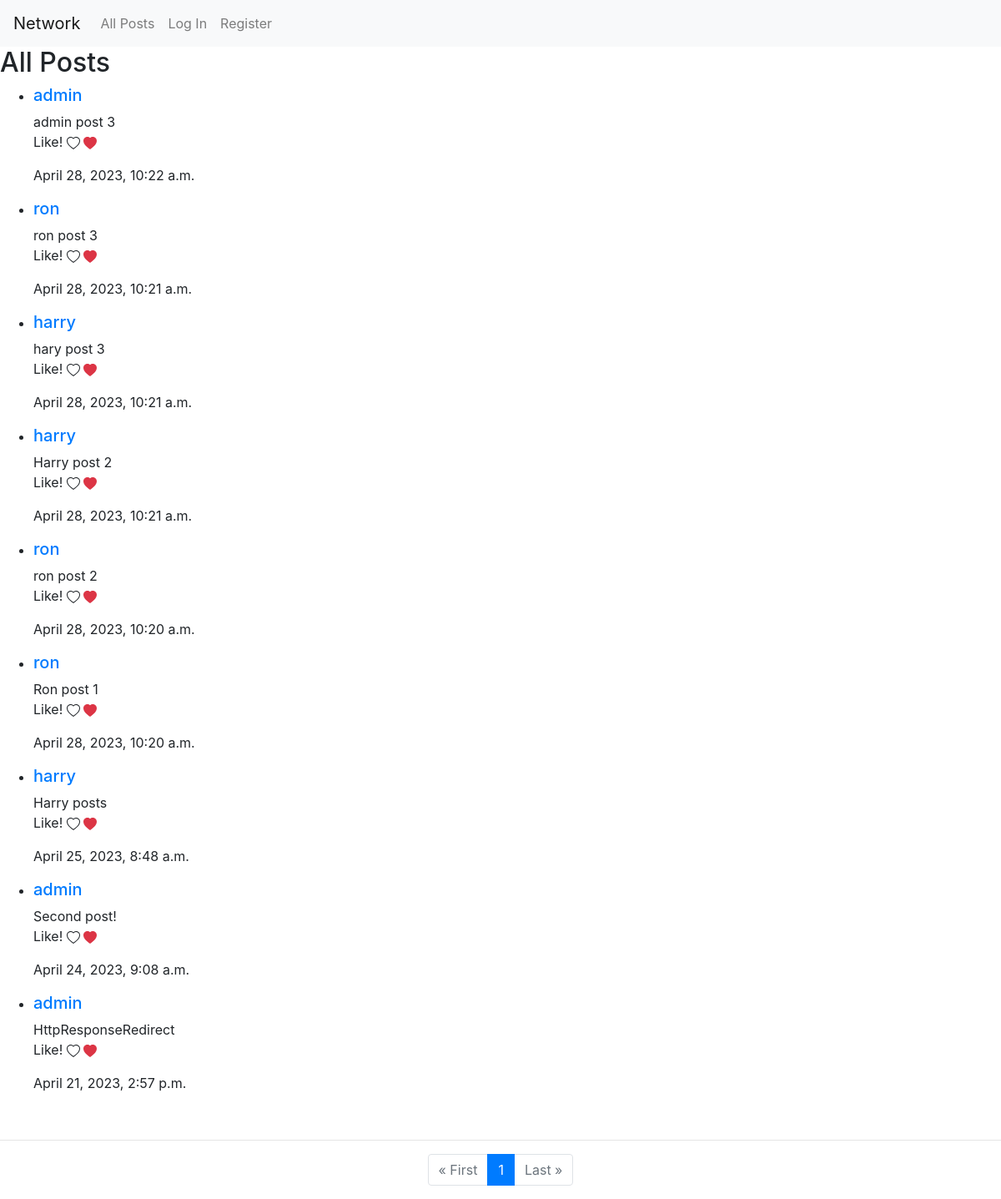
The app's page /, older data.
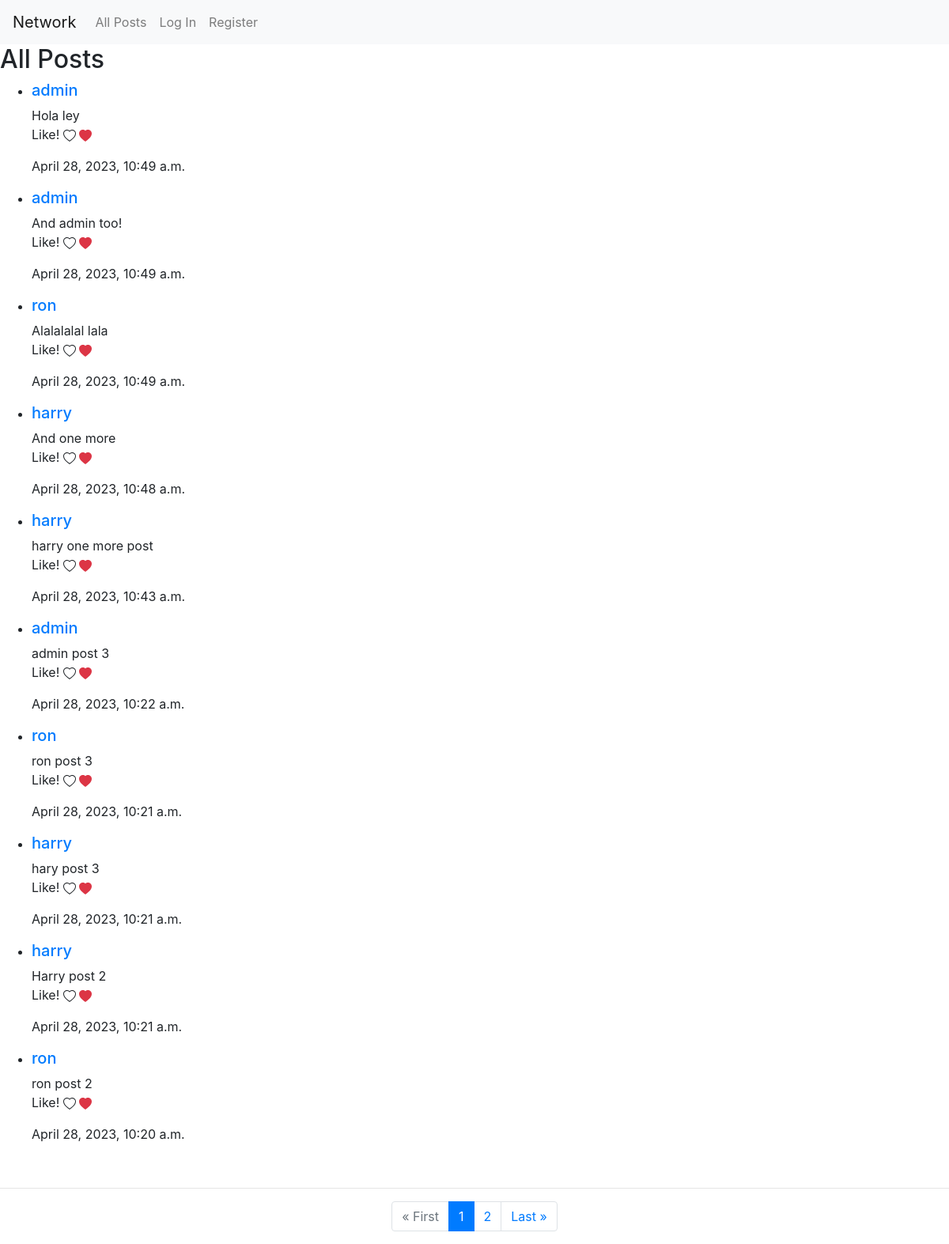
The same page, newer data.
### network/models.py (models this page shows, shortened)
class Post(models.Model):
    author = models.ForeignKey(User, on_delete=models.CASCADE, related_name="posts")
    content = models.CharField(max_length=150)
    date = models.DateTimeField(auto_now_add=True)

class User(AbstractUser):
    pass

### network/views.py (the view)
# urls.py: path("", views.index, name="index"),
def index(request):
    if request.method == "POST":
        form = PostForm(request.POST)
        if form.is_valid():
            new_post = form.save(commit=False)
            new_post.author = request.user
            new_post.save()
            return HttpResponseRedirect(reverse("index"))
    else:
        post_form = PostForm()
        posts = Post.objects.all().order_by("-date")
        paginator = Paginator(posts, 10)
        page_number = request.GET.get('page')
        print(page_number)
        page_obj = paginator.get_page(page_number)
        return render(request, "network/index.html", {
            "posts": posts,
             "page_obj": page_obj,
            "form": post_form
    })

### network/templates/network/index.html (shortened to what this page needs)
{% extends "network/layout.html" %}
{% block body %}
    <div class="AllPosts">
        <h2>All Posts</h2>
        <ul>
            {% for post in page_obj %}
                <li>
                    <h5><a href="{% url 'profile' user_id=post.author.id %}">{{ post.author }}</a></h5>
                    <div id="content_{{ post.id }}">{{ post.content }}</div>
                    <p>Like!
                        <span>
                        </span>
                        <span class="text-danger">
                            <svg xmlns="http://www.w3.org/2000/svg" width="16" height="16" fill="currentColor" class="bi bi-heart-fill" viewBox="0 0 16 16">
                                <path fill-rule="evenodd" d="M8 1.314C12.438-3.248 23.534 4.735 8 15-7.534 4.736 3.562-3.248 8 1.314z"/>
                              </svg>
                        </span>
                    </p>
                    <p>{{ post.date }}</p>
                </li>
            {% empty %}
                <p>There are no posts yet!</p>
            {% endfor %}
        </ul>
    </div>
    <br/><hr/>
<nav aria-label="Page navigation example">
    <ul class="pagination justify-content-center">
        {% if page_obj.has_previous %}
            <li class="page-item">
                <a class="page-link" href="?page=1">
                    &laquo; First
                </a>
            </li>
            <li class="page-item">
                <a class="page-link" href="?page={{ page_obj.previous_page_number }}">
                    {{ page_obj.previous_page_number }}
                </a>
            </li>
        {% else %}
            <li class="page-item disabled">
                <span class="page-link">
                    &laquo; First
                </span>
            </li>
        {% endif %}
        <li class="page-item active" aria-current="page">
            <span class="page-link">
                {{ page_obj.number }}
            </span>
        </li>
        {% if page_obj.has_next %}
            <li class="page-item">
                <a class="page-link" href="?page={{ page_obj.next_page_number }}">
                    {{ page_obj.next_page_number }}
                </a>
            </li>
            <li class="page-item">
                <a class="page-link" href="?page={{ page_obj.paginator.num_pages }}">
                    Last &raquo;
                </a>
            </li>
        {% else %}
            <li class="page-item disabled">
                <span class="page-link">
                    Last &raquo;
                </span>
            </li>
        {% endif %}
    </ul>
</nav>
{% endblock %}

Row changes from the older to the newer data that the page shows:
no longer on this page (row unchanged): Post: author "ron", content "Ron post 1", date "April 28, 2023, 10:20 a.m."
no longer on this page (row unchanged): Post: author "harry", content "Harry posts", date "April 25, 2023, 8:48 a.m."
no longer on this page (row unchanged): Post: author "admin", content "Second post!", date "April 24, 2023, 9:08 a.m."
no longer on this page (row unchanged): Post: author "admin", content "HttpResponseRedirect", date "April 21, 2023, 2:57 p.m."
added Post: author "admin", content "Hola ley", date "April 28, 2023, 10:49 a.m."
added Post: author "admin", content "And admin too!", date "April 28, 2023, 10:49 a.m."
added Post: author "ron", content "Alalalalal lala", date "April 28, 2023, 10:49 a.m."
added Post: author "harry", content "And one more", date "April 28, 2023, 10:48 a.m."
added Post: author "harry", content "harry one more post", date "April 28, 2023, 10:43 a.m."
Text that changed along with them:
{{ page_obj.next_page_number }}: (not shown) → "2"
